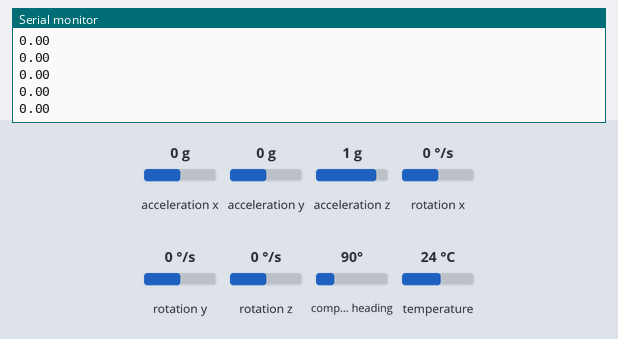
This sketch was run on a simulated Arduino Leonardo, built with avr-gcc and run on an emulated ATmega32U4. On the bench: the last lines printed to the serial monitor. Inputs (shaded band) come from the test bench; at power-on: acceleration x 0 g, acceleration y 0 g, acceleration z 1 g, rotation x 0 °/s, rotation y 0 °/s, rotation z 0 °/s, compass heading 90°, temperature 24 °C.

Above: at 2.3 s.
2.4 s: acceleration x set to -1.4 g
At 2.44 s:
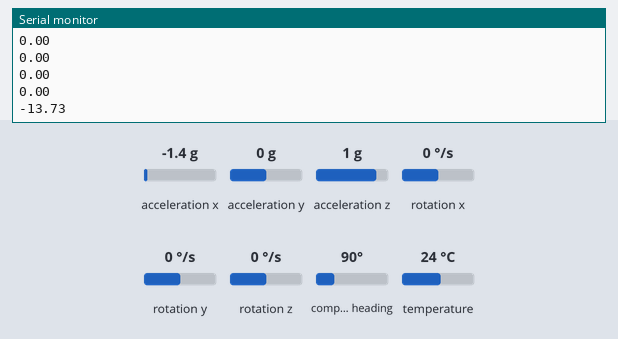
3.9 s: acceleration x set to -0.8 g
At 3.94 s:
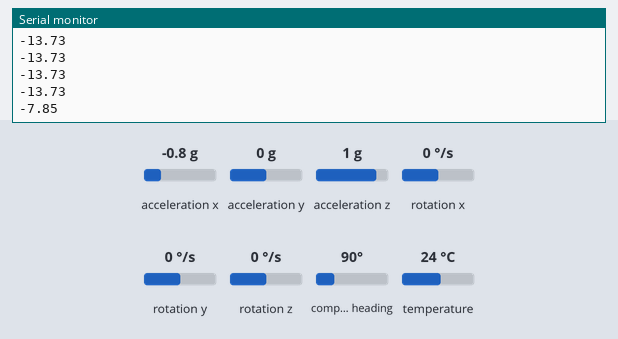
Timing chart, 0 to 6.9 s (numbered marks = the images above; inputs shaded):
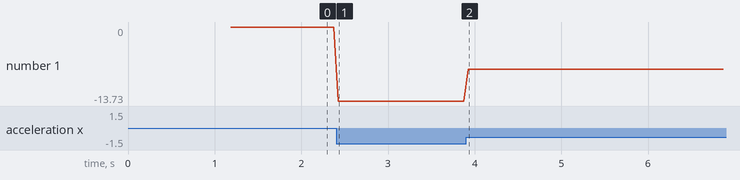

The sketch:

ece191_sensor_graph.ino
```cpp
#include <SPI.h>
#include <Wire.h>
#include <Adafruit_Sensor.h>
#include <Adafruit_LSM9DS0.h>

Adafruit_LSM9DS0 lsm = Adafruit_LSM9DS0(1000);  // Use I2C, ID #1000
float calAccX = 0, calAccY = 0, calAccZ = 0;
float calGyroX = 0, calGyroY = 0, calGyroZ = 0;

/* Functions */
void configureSensor(void)
{
  // 1.) Set the accelerometer range
  lsm.setupAccel(lsm.LSM9DS0_ACCELRANGE_2G);
  //lsm.setupAccel(lsm.LSM9DS0_ACCELRANGE_4G);
  //lsm.setupAccel(lsm.LSM9DS0_ACCELRANGE_6G);
  //lsm.setupAccel(lsm.LSM9DS0_ACCELRANGE_8G);
  //lsm.setupAccel(lsm.LSM9DS0_ACCELRANGE_16G);

  // 2.) Set the magnetometer sensitivity
  lsm.setupMag(lsm.LSM9DS0_MAGGAIN_2GAUSS);
  //lsm.setupMag(lsm.LSM9DS0_MAGGAIN_4GAUSS);
  //lsm.setupMag(lsm.LSM9DS0_MAGGAIN_8GAUSS);
  //lsm.setupMag(lsm.LSM9DS0_MAGGAIN_12GAUSS);

  // 3.) Setup the gyroscope
  lsm.setupGyro(lsm.LSM9DS0_GYROSCALE_245DPS);
  //lsm.setupGyro(lsm.LSM9DS0_GYROSCALE_500DPS);
  //lsm.setupGyro(lsm.LSM9DS0_GYROSCALE_2000DPS);
}

void calibrateSensor(int numData)
{
  int i;
  for (i = 0; i < numData; i += 1){
    sensors_event_t accel, mag, gyro, temp;
    lsm.getEvent(&accel, &mag, &gyro, &temp);
    calAccX += accel.acceleration.x;
    calGyroX += gyro.gyro.x;
  }
  calGyroX /= numData;
  calAccX /= numData;
}


void setup() {
#ifndef ESP8266
  while (!Serial);     // will pause Zero, Leonardo, etc until serial console opens
#endif
  Serial.begin(9600);
  Serial.println(F("LSM9DS0 9DOF Sensor Test")); Serial.println("");

  /* Initialise the sensor */
  if(!lsm.begin())
  {
    /* There was a problem detecting the LSM9DS0 ... check your connections */
    Serial.print(F("Ooops, no LSM9DS0 detected ... Check your wiring or I2C ADDR!"));
    while(1);
  }
  Serial.println(F("Found LSM9DS0 9DOF"));
  configureSensor();

  calibrateSensor(1000);

}

void loop() {

  sensors_event_t accel, mag, gyro, temp;
  float accelX;
  float gyroX;


  lsm.getEvent(&accel, &mag, &gyro, &temp);
  // Uncomment for acceleration measurement

  accelX = accel.acceleration.x - calAccX;
  Serial.println(accelX);


  // Uncomment for gryo measurement
  /*
  gyroX = gyro.gyro.x - calGyroX;
  Serial.println(gyroX);
  */
  delay(50); // 50 ms delay

}
```

Measured:
- after the input at 2.4 s, the serial monitor: prints a new line at once (image 1)
- after the input at 3.9 s, the serial monitor: prints a new line at once (image 2)
- plotted number 1: 0 → -13.73 after the input at 2.4 s, -13.73 → -7.85 after the input at 3.9 s
